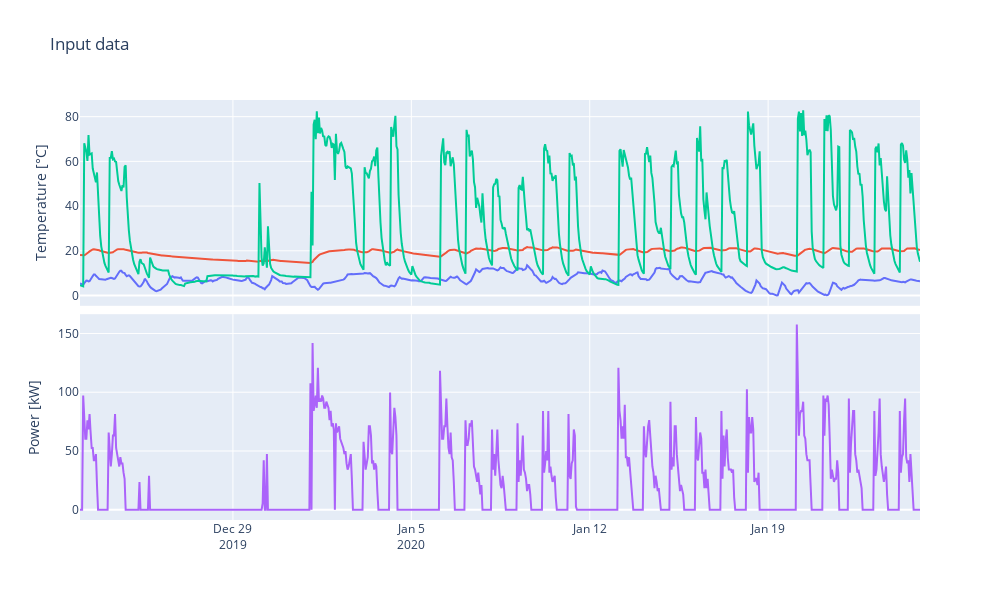

Here is the notebook cell this chart was saved with:
### Markdown cell above
## Visualization

### Code cell
fig = make_subplots(rows=2, cols=1, shared_xaxes=True, vertical_spacing=0.02)

for var in ["Ta", "Ti", "Th"]:
    fig.add_trace(go.Scatter(x=input_df.index, y=input_df[var], name=var), row=1, col=1)

fig.add_trace(go.Scatter(x=input_df.index, y=input_df["Ph"], name="Ph"), row=2, col=1)


fig.update_layout(height=600, width=1000, title_text="Input data", yaxis_title_text="Temperature [°C]", yaxis2_title_text="Power [kW]", showlegend=False)
fig.show()

### Figure 1 — Plotly figure (JSON) as saved in the notebook; plotly's stock layout.template omitted (floating-point values rounded to 4 significant figures; data arrays with more than 128 entries replaced by an {"elided": "..."} marker saying what was removed)
{"data": [{"name": "Ta", "type": "scatter", "x": {"elided": "792 str values"}, "xaxis": "x", "y": {"elided": "792 float values"}, "yaxis": "y"}, {"name": "Ti", "type": "scatter", "x": {"elided": "792 str values"}, "xaxis": "x", "y": {"elided": "792 float values"}, "yaxis": "y"}, {"name": "Th", "type": "scatter", "x": {"elided": "792 str values"}, "xaxis": "x", "y": {"elided": "792 float values"}, "yaxis": "y"}, {"name": "Ph", "type": "scatter", "x": {"elided": "792 str values"}, "xaxis": "x2", "y": {"elided": "792 float values"}, "yaxis": "y2"}], "layout": {"height": 600, "showlegend": false, "title": {"text": "Input data"}, "width": 1000, "xaxis": {"anchor": "y", "domain": [0, 1], "matches": "x2", "showticklabels": false}, "xaxis2": {"anchor": "y2", "domain": [0, 1]}, "yaxis": {"anchor": "x", "domain": [0.51, 1], "title": {"text": "Temperature [°C]"}}, "yaxis2": {"anchor": "x2", "domain": [0, 0.49], "title": {"text": "Power [kW]"}}}}
